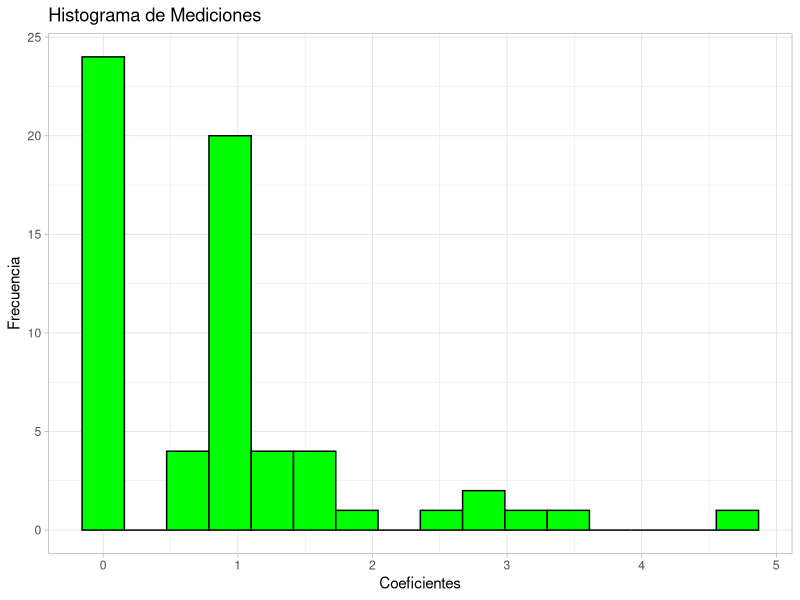
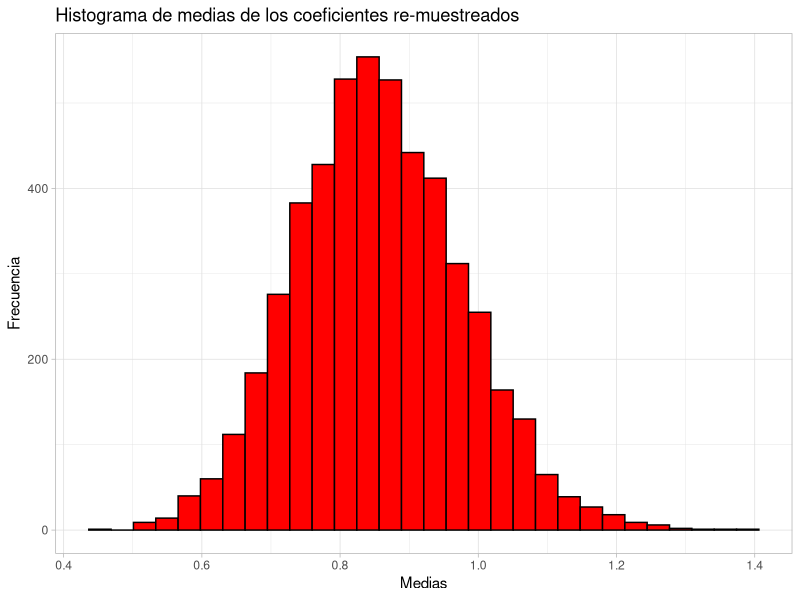
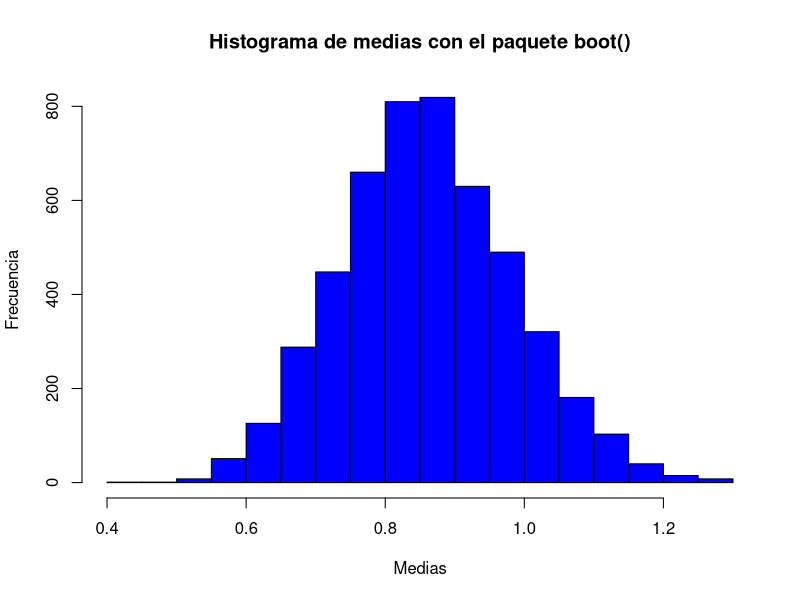

The R source for these figures, in order:
#install.packages("dplyr")
#install.packages("ggplot2")
library(dplyr)
library(ggplot2)
setwd("C:/....")
data <- read.csv("resultado.csv")

goles <- select(data, FTHG, FTAG)
goles_tabla <- table(goles)

goles_casa <- margin.table(goles_tabla,1)
goles_visita <- margin.table(goles_tabla,2)

prob.casa <- prop.table(goles_casa)
prob.visita <- prop.table(goles_visita)
prob.conjunta <- prop.table(goles_tabla)

prob.casa.df <- as.data.frame(prob.casa)
prob.visita.df <- as.data.frame(prob.visita)
prob.conjunta.df <- as.data.frame(prob.conjunta)


#Hasta aquí es el procedimiento del postwork03

#Cálculo de los productos de las probabilidades marginales

for (i in 1:length(prob.visita.df$Freq)){
  for (j in 1:length(prob.casa.df$Freq)){
    x <- data.frame( "FTHG" = j-1, "FTAG" = i-1, "Freq" = (prob.visita.df$Freq[i])*(prob.casa.df$Freq[j]))
    if (i==1 && j==1 ){
      prob.producto.df <- x
    } else {
      prob.producto.df <- rbind(prob.producto.df,x)
    }
    
  }
}

#Para comparar los df
prob.producto.df
prob.conjunta.df

#Se hace la división, si da 1 es porque las variables son independientes 
coef <- (prob.conjunta.df$Freq)/(prob.producto.df$Freq)


#Se hace un dataframe para observar en que casos casi da 1
coef.df <- data.frame( "FTHG" = prob.conjunta.df$FTHG , "FTAG" = prob.conjunta.df$FTAG , "Conjun" = prob.conjunta.df$Freq, 
                       "Prod" = prob.producto.df$Freq,"Coef" = coef )

coef.df

#Se revisa la media y desviación de las divisiones, así como el histograma

mean(coef)
sd(coef)

coef.df %>%
  ggplot() + 
  aes(Coef) +
  geom_histogram(bins = 16, col="black", fill = "green") + 
  ggtitle("Histograma de Mediciones") +
  ylab("Frecuencia") +
  xlab("Coeficientes") + 
  theme_light()

#Aquí empieza el método de bootstrap 
medias <- numeric(5000) #vector de ceros

#Medias de remuestreos
for (i in 1:5000){
  muestra <- sample(coef, replace = T)
  medias[i] <- mean(muestra)
}

#Histograma de las medias
medias.df <- data.frame( "Medias" = medias)


medias.df %>%
  ggplot() + 
  aes(Medias) +
  geom_histogram(col="black", fill = "red") + 
  ggtitle("Histograma de medias de los coeficientes re-muestreados") +
  ylab("Frecuencia") +
  xlab("Medias") + 
  theme_light()


#Media de las medias y desviación
mean(medias)
sd(medias)

#Intervalo de confianza 
quantile(medias, c(0.025, 0.975))

#aplicando el paquete boot de R
#install.packages("boot")
library(boot)

coefdf <- data.frame(coef)


#Función que hará de estadístico
media <- function(coefdf, cocientes)
{
  d=coefdf[cocientes,]
  mean(d)
}


#Remuestreo
replicas <- boot(data=coefdf, statistic = media, R=5000)


names(replicas)
hist(replicas$t , main = "Histograma de medias con el paquete boot()",
     xlab = "Medias", ylab = "Frecuencia", col = "blue")


mean(replicas$t)
sd(replicas$t)
